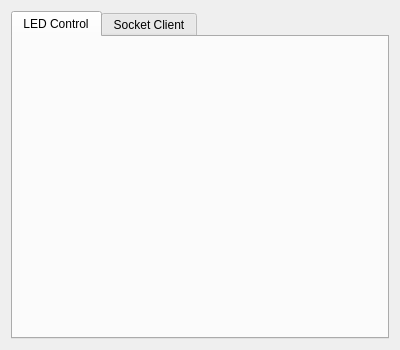
<?xml version="1.0" encoding="UTF-8"?>
<ui version="4.0">
 <class>MainWidget</class>
 <widget class="QWidget" name="MainWidget">
  <property name="geometry">
   <rect>
    <x>0</x>
    <y>0</y>
    <width>400</width>
    <height>350</height>
   </rect>
  </property>
  <property name="minimumSize">
   <size>
    <width>350</width>
    <height>340</height>
   </size>
  </property>
  <property name="windowTitle">
   <string>LED Controller</string>
  </property>
  <layout class="QVBoxLayout" name="verticalLayout">
   <item>
    <widget class="QTabWidget" name="pTabWidget">
     <property name="currentIndex">
      <number>0</number>
     </property>
     <widget class="QWidget" name="pTab1">
      <attribute name="title">
       <string>LED Control</string>
      </attribute>
     </widget>
     <widget class="QWidget" name="pTab2">
      <attribute name="title">
       <string>Socket Client</string>
      </attribute>
     </widget>
    </widget>
   </item>
  </layout>
 </widget>
 <resources/>
 <connections/>
</ui>
